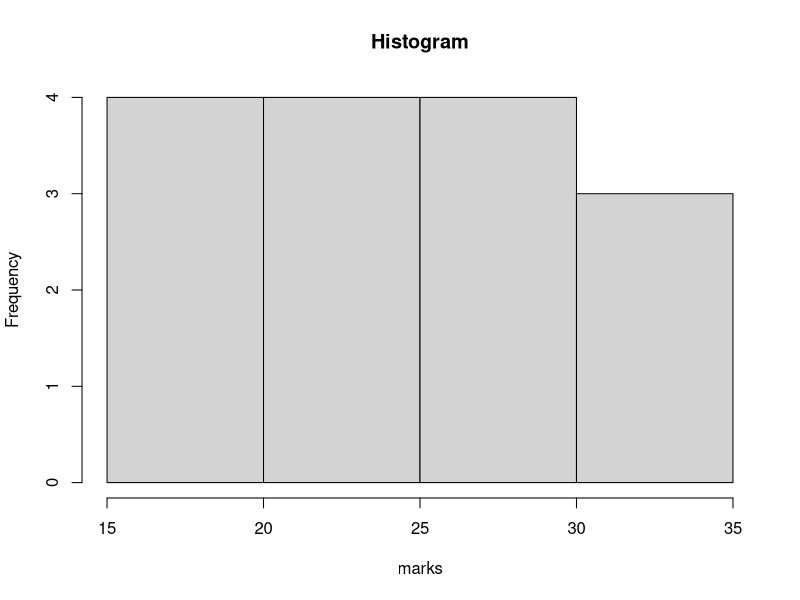
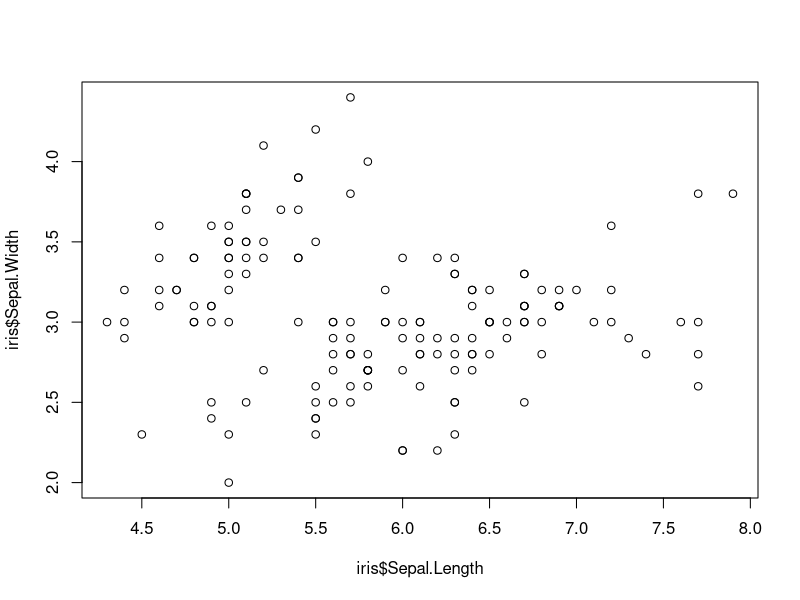

Generate these figures, in order, with R:
##SLIP - 17
##Q.1
marks <- c(15,20,25,30,35,18,22,28,32,19,21,24,26,29,31)

hist(marks, main="Histogram")

##Q.2
data(iris)

str(iris)
summary(iris)
colnames(iris)
unique(iris$Species)

plot(iris$Sepal.Length, iris$Sepal.Width)
